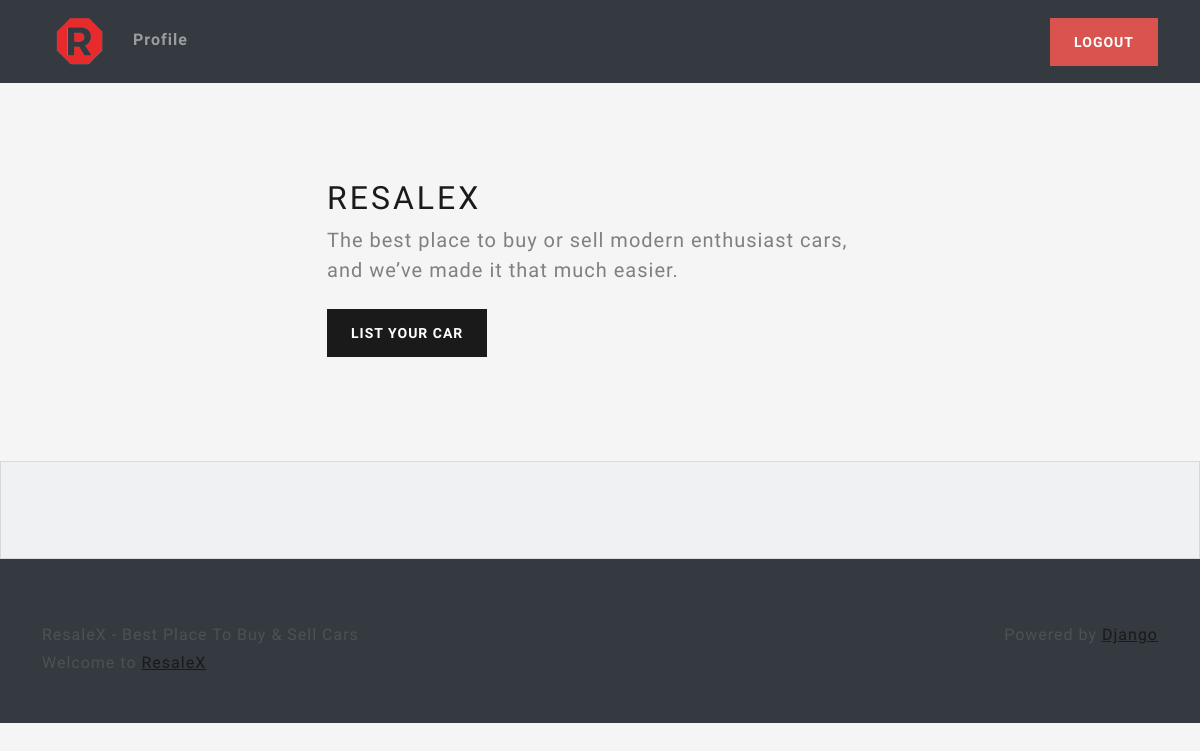
/home/ (signed in), run on an earlier commit of the app's database.
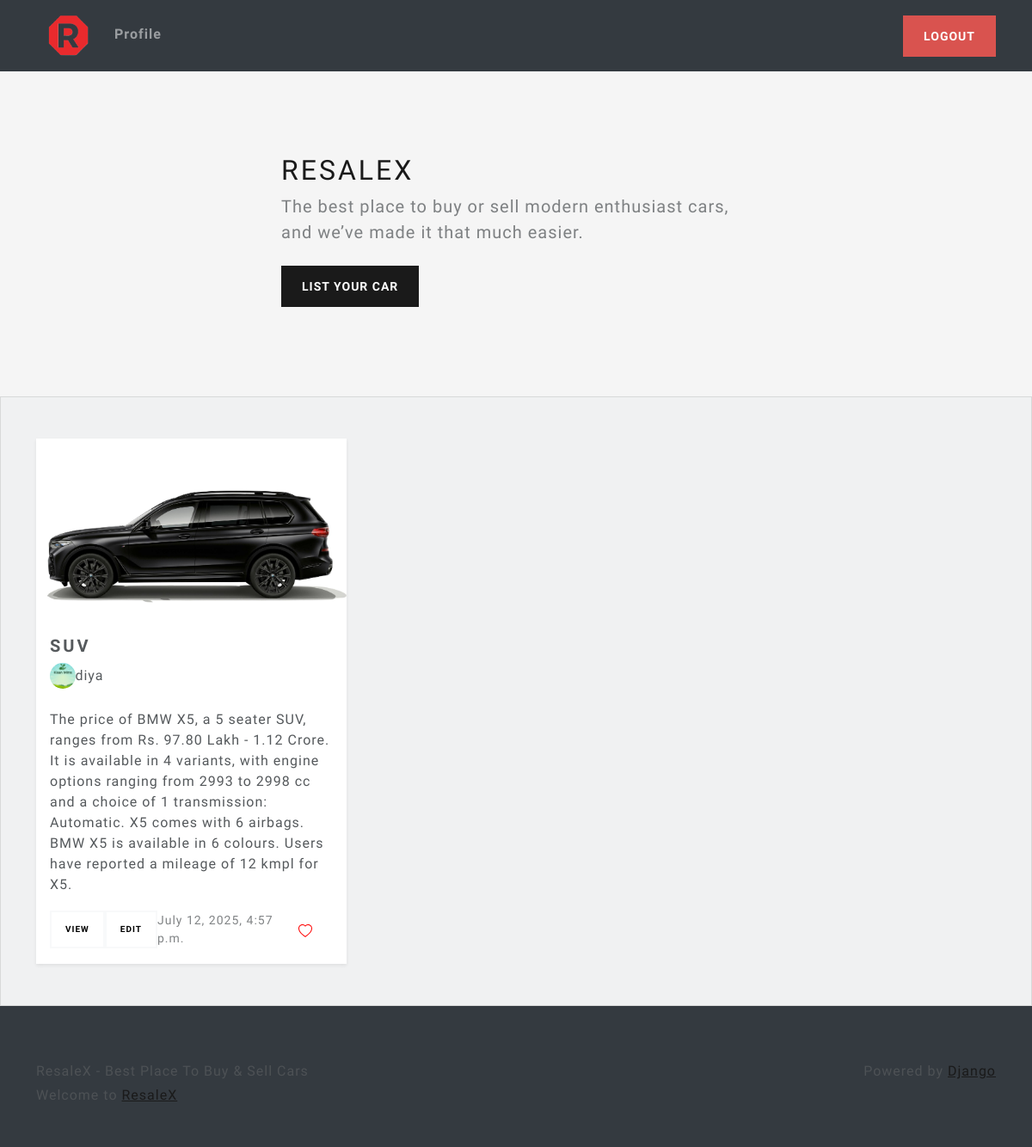
And on a later commit of the database.
### main/models.py (models this page shows, shortened)
class Listing(models.Model):
    id = models.UUIDField(
        primary_key=True, default=uuid.uuid4, unique=True, editable=False)
    created_at = models.DateTimeField(auto_now_add=True)
    updated_at = models.DateTimeField(auto_now=True)
    seller = models.ForeignKey(Profile, on_delete=models.CASCADE)
    brand = models.CharField(max_length=24, choices=CARS_BRANDS, default=None)
    model = models.CharField(max_length=64,)
    vin = models.CharField(max_length=17,)
    mileage = models.IntegerField(default=0)
    color = models.CharField(max_length=24,)
    description = models.TextField()
    engine = models.CharField(max_length=24,)
    transmisson = models.CharField(
        max_length=24, choices=TRANSMISSION_OPTIONS, default=None)
    location = models.OneToOneField(
        Location, on_delete=models.SET_NULL, null=True)
    image = models.ImageField(upload_to=user_listing_path)

### users/models.py (models this page shows, shortened)
class Profile(models.Model):
    user = models.OneToOneField(User, on_delete=models.CASCADE)
    photo = models.ImageField(upload_to=user_directory_path, null=True)
    bio = models.CharField(max_length=140, blank=True)
    phone_number = models.CharField(max_length=10, blank=True)
    location = models.OneToOneField(
        Location, on_delete=models.SET_NULL, null=True)

### main/views.py (the view)
# urls.py: path('home/', home_view, name='home'),
@login_required
def home_view(request):
    listings = Listing.objects.all()
    listing_filter = ListingFilter(request.GET, queryset=listings)
    user_liked_listings = LikedListing.objects.filter(
        profile=request.user.profile).values_list('listing')
    liked_listings_ids = [l[0] for l in user_liked_listings]
    context = {
        'listing_filter': listing_filter,
        'liked_listings_ids': liked_listings_ids,
    }
    return render(request, "views/home.html", context)

### main/templates/views/home.html (shortened to what this page needs)
{% extends 'base/base.html' %}
{% load static %}
{% load crispy_forms_tags %}
{% block 'body' %}
<main>
    <section class="py-5 container">
        <div class="row py-lg-5">
            <div class="col-lg-6 col-md-8 mx-auto">
                <h1 class="fw-light">ResaleX</h1>
                <p class="lead text-muted">The best place to buy or sell modern enthusiast cars, and we’ve
                    made it that much easier.</p>
                <a href="{% url 'list' %}" class="btn btn-primary my-2">List Your Car</a>
            </div>
        </div>
    </section>
    <div class="album py-5 bg-light">
        <div class="container">
            <div class="row row-cols-1 row-cols-sm-2 row-cols-md-3 g-3">
                {% for listing in listing_filter.qs %}
                <div class="col">
                    {% include "components/listing_card.html" %}
                </div>
                {% endfor %}
            </div>
        </div>
    </div>
</main>
{% endblock %}

### main/templates/components/listing_card.html (shortened to what this page needs)
{% load static %}
<div class="card shadow-sm">
    <img class="bd-placeholder-img card-img-top" width="100%" src="{{listing.image.url}}" role="img"
        aria-label="Placeholder: Thumbnail" focusable="false">
    <div class="card-body">
        <h4 class="card-text">{{listing.model}}</h4>
        <div class="row justify-content-start align-items-center">
            <div class="col-1">
                {% if listing.seller.photo %}
                    <img src="{{ listing.seller.photo.url }}" class="rounded-circle" height="30" width="30"
                        style="object-fit: cover;">
                {% else %}
                    <img src="{% static 'images/logo.png' %}" class="rounded-circle" height="30" width="30"
                        style="object-fit: cover;">
                {% endif %}
            </div>
            <div class="col-4">
                <p class="card-text">{{listing.seller.user.username}}</p>
            </div>
        </div>
        <br>
        <p class="card-text">{{listing.description}}</p>
        <div class="d-flex justify-content-between align-items-center">
            <div class="btn-group">
                <a href="{% url 'listing' id=listing.id %}" type="button"
                    class="btn btn-sm btn-outline-secondary">View</a>
                {% if listing.seller.user == request.user %}
                <a href="{% url 'edit' id=listing.id %}" type="button" class="btn btn-sm btn-outline-secondary">Edit</a>
                {% endif %}
            </div>
            <small class="text-muted">{{listing.updated_at}}</small>
            <button id="like_{{listing.id}}" type="button" value="like" class="btn btn-secondary">
            </button>
        </div>
    </div>
</div>

What changed in the data, as far as the page shows it:
added Listing: image (picture), model "SUV", seller.photo (picture), seller.user.username "diya", description "The price of BMW X5, a 5 seater SUV, ranges from Rs. 97.80 Lakh - 1.12 Crore. It is available in 4 variants, with engine options ranging from 2993 to 2998 cc and a choice of 1 transmission: Automatic. X5 comes with 6 airbags. BMW X5 is available in 6 colours. Users have reported a mileage of 12 kmpl for X5.", shows "EDIT", updated_at "July 12, 2025, 4:57 p.m."
